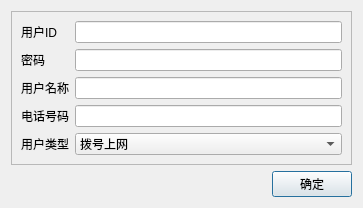
<?xml version="1.0" encoding="UTF-8"?>
<ui version="4.0">
 <class>AddUserDialog</class>
 <widget class="QDialog" name="AddUserDialog">
  <property name="geometry">
   <rect>
    <x>0</x>
    <y>0</y>
    <width>363</width>
    <height>199</height>
   </rect>
  </property>
  <property name="windowTitle">
   <string>添加人员</string>
  </property>
  <layout class="QVBoxLayout" name="verticalLayout">
   <item>
    <widget class="QFrame" name="frame">
     <property name="frameShape">
      <enum>QFrame::StyledPanel</enum>
     </property>
     <property name="frameShadow">
      <enum>QFrame::Raised</enum>
     </property>
     <layout class="QFormLayout" name="formLayout">
      <item row="0" column="0">
       <widget class="QLabel" name="label">
        <property name="text">
         <string>用户ID</string>
        </property>
       </widget>
      </item>
      <item row="0" column="1">
       <widget class="QLineEdit" name="lineEdit"/>
      </item>
      <item row="1" column="0">
       <widget class="QLabel" name="label_2">
        <property name="text">
         <string>密码</string>
        </property>
       </widget>
      </item>
      <item row="1" column="1">
       <widget class="QLineEdit" name="lineEdit_2"/>
      </item>
      <item row="2" column="0">
       <widget class="QLabel" name="label_5">
        <property name="text">
         <string>用户名称</string>
        </property>
       </widget>
      </item>
      <item row="2" column="1">
       <widget class="QLineEdit" name="lineEdit_3"/>
      </item>
      <item row="3" column="0">
       <widget class="QLabel" name="label_6">
        <property name="text">
         <string>电话号码</string>
        </property>
       </widget>
      </item>
      <item row="3" column="1">
       <widget class="QLineEdit" name="lineEdit_4"/>
      </item>
      <item row="4" column="0">
       <widget class="QLabel" name="label_7">
        <property name="text">
         <string>用户类型</string>
        </property>
       </widget>
      </item>
      <item row="4" column="1">
       <widget class="QComboBox" name="comboBox">
        <item>
         <property name="text">
          <string>拨号上网</string>
         </property>
        </item>
        <item>
         <property name="text">
          <string>专线上网</string>
         </property>
        </item>
       </widget>
      </item>
     </layout>
    </widget>
   </item>
   <item>
    <layout class="QHBoxLayout" name="horizontalLayout">
     <item>
      <spacer name="horizontalSpacer">
       <property name="orientation">
        <enum>Qt::Horizontal</enum>
       </property>
       <property name="sizeHint" stdset="0">
        <size>
         <width>40</width>
         <height>20</height>
        </size>
       </property>
      </spacer>
     </item>
     <item>
      <widget class="QPushButton" name="pushButton">
       <property name="text">
        <string>确定</string>
       </property>
      </widget>
     </item>
    </layout>
   </item>
  </layout>
 </widget>
 <resources/>
 <connections/>
</ui>
